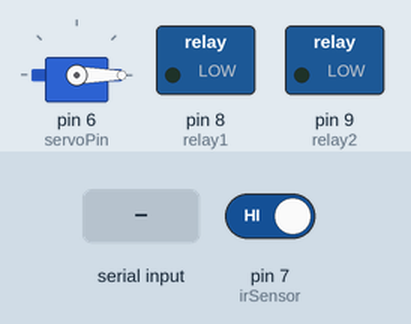
The sketch below on a simulated Arduino Uno, built with avr-gcc and run on an emulated ATmega328P. On the bench: servo, switched loads named in the sketch (green lamp = pin HIGH). Inputs (shaded band) come from the test bench; at power-on: pin 7 (irSensor) HIGH.

Above: at 1.2 s.
1.3 s: pin 7 (irSensor) driven LOW
At 2.5 s:
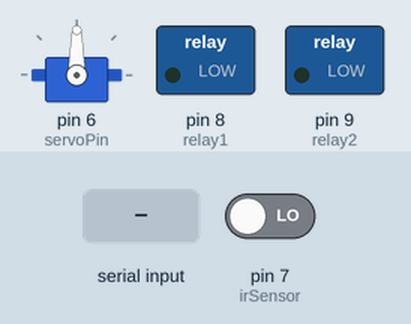
2.8 s: "A" received over the second serial link
At 3.9 s:
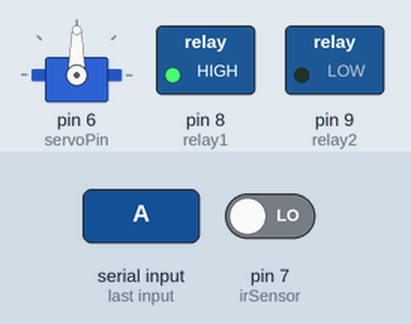
4.3 s: "B" received over the second serial link
At 5.1 s:
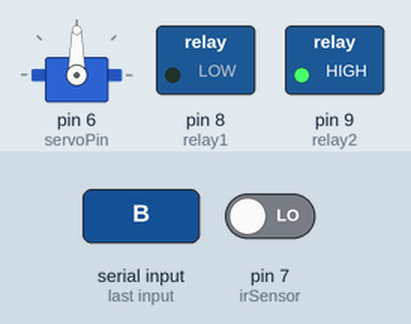
5.8 s: pin 7 (irSensor) driven HIGH
At 6.3 s:
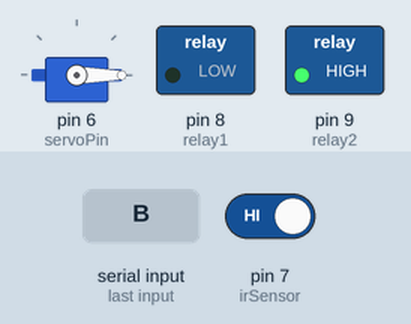
7.3 s: "A" received over the second serial link
At 8.7 s:
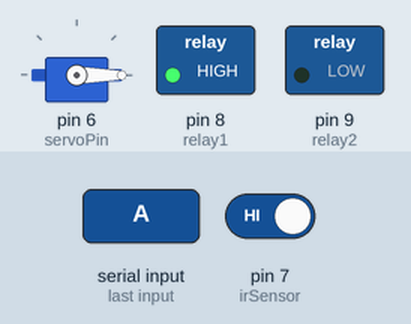
Timing chart, 0 to 9.8 s (numbered marks = the images above; inputs shaded):
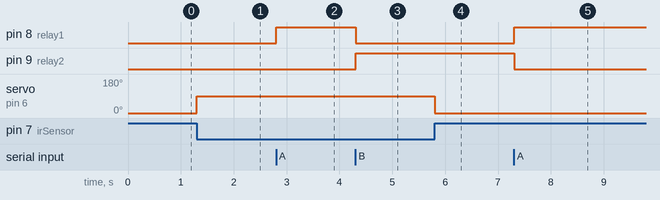

The sketch:

ECO-SENTINEL_DRONE.ino
```cpp
#include <Servo.h>
#include <SoftwareSerial.h>

Servo myServo;

const int relay1 = 8;
const int relay2 = 9;
const int irSensor = 7;
const int servoPin = 6;

SoftwareSerial BT(10, 11);
char btData;

void setup() {
  pinMode(relay1, OUTPUT);
  pinMode(relay2, OUTPUT);
  pinMode(irSensor, INPUT);

  myServo.attach(servoPin);
  myServo.write(0);

  BT.begin(9600);
}

void loop() {
  if (BT.available()) {
    btData = BT.read();

    if (btData == 'A') {
      digitalWrite(relay1, HIGH);
      digitalWrite(relay2, LOW);
    }
    else if (btData == 'B') {
      digitalWrite(relay1, LOW);
      digitalWrite(relay2, HIGH);
    }
  }


  if (digitalRead(irSensor) == LOW) {
    myServo.write(90);
  } else {
    myServo.write(0);
  }

  delay(50);
}
```

Measured:
- after the input at 1.3 s, servo on pin 6 (servoPin): 0° → 90° at once
- after the input at 2.8 s, pin 8 (relay1): LOW → HIGH at once
- after the input at 4.3 s, pin 8 (relay1): HIGH → LOW at once; pin 9 (relay2): LOW → HIGH at once
- after the input at 5.8 s, servo on pin 6 (servoPin): 90° → 0° at once
- after the input at 7.3 s, pin 8 (relay1): LOW → HIGH at once; pin 9 (relay2): HIGH → LOW at once
